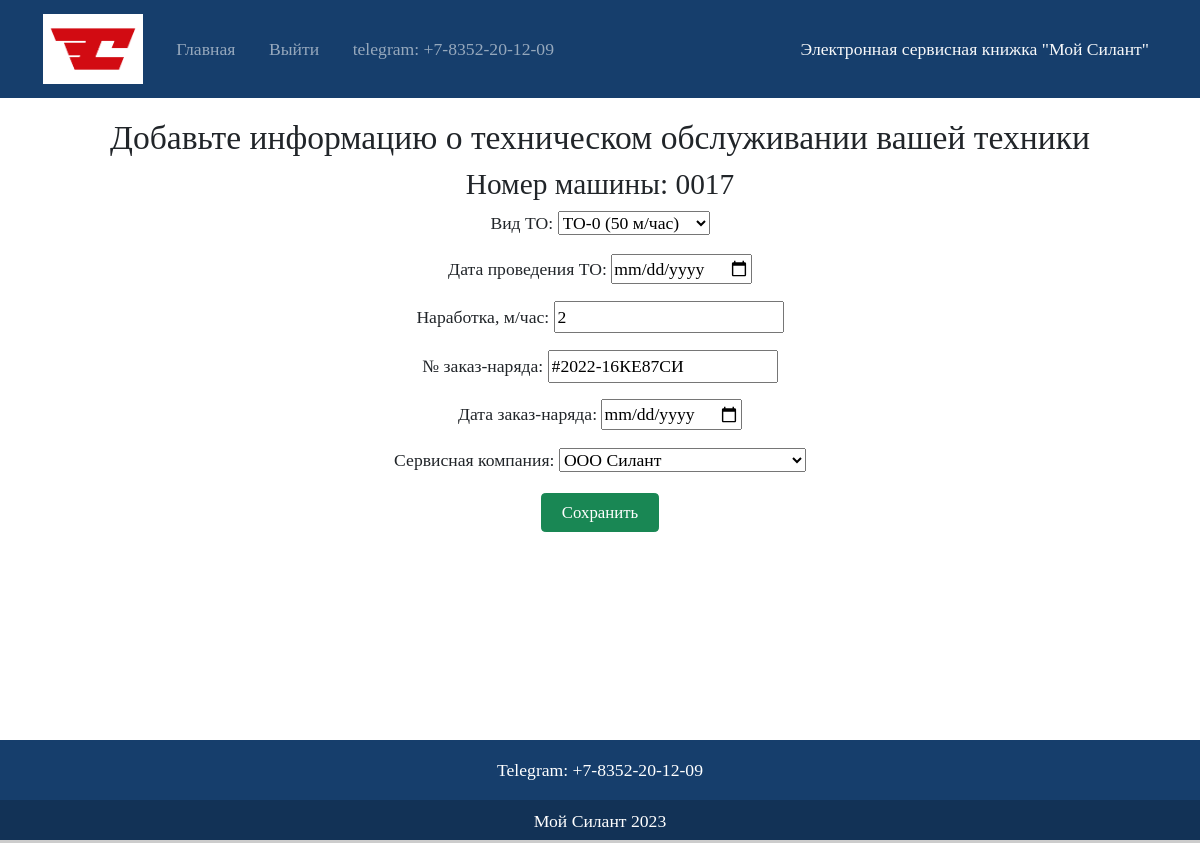
Screenshot of /update/to/9 (signed in) with the database file from the repository.
### base/models.py (models this page shows, shortened)
class Machine(models.Model):
    number = models.CharField(max_length=50, unique=True, verbose_name='Зав. № машины')
    tech_model = models.ForeignKey('Spravochnik', on_delete=models.CASCADE,
                                   related_name='techs',
                                   limit_choices_to={'type_name': 'TC'},
                                   verbose_name='Модель техники')
    eng_model = models.ForeignKey('Spravochnik', on_delete=models.CASCADE,
                                  related_name='engines',
                                  limit_choices_to={'type_name': 'EN'},
                                  verbose_name='Модель двигателя')
    eng_num = models.CharField(max_length=50, unique=True, verbose_name='Зав. № двигателя')
    tran_model = models.ForeignKey('Spravochnik', on_delete=models.CASCADE,
                                   related_name='trans',
                                   limit_choices_to={'type_name': 'TR'},
                                   verbose_name='Модель трансмиссии')
    tran_num = models.CharField(max_length=50, unique=True, verbose_name='Зав. № трансмиссии')
    drive_axle = models.ForeignKey('Spravochnik', on_delete=models.CASCADE,
                                   related_name='drives',
                                   limit_choices_to={'type_name': 'DA'},
                                   verbose_name='Модель ведущего моста')
    drive_num = models.CharField(max_length=50, unique=True, verbose_name='Зав. № ведущего моста')
    steer_axle = models.ForeignKey('Spravochnik', on_delete=models.CASCADE,
                                   related_name='steers',
                                   limit_choices_to={'type_name': 'SA'},
                                   verbose_name='Модель управляемого моста')
    steer_num = models.CharField(max_length=50, unique=True, verbose_name='Зав. № управляемого моста')
    dogovor = models.CharField(max_length=126, verbose_name='Договор поставки №, дата')
    shipping_date = models.DateField(verbose_name='Дата отгрузки с завода')
    consumer = models.CharField(max_length=126, verbose_name='Грузополучатель (конечный потребитель)')
    address = models.CharField(max_length=126, verbose_name='Адрес поставки (эксплуатации)')
    package = models.TextField(default="Стандарт", verbose_name='Комплектация (доп. опции)')
    client = models.ForeignKey(UserProfile, on_delete=models.CASCADE,
                               related_name='clients',
                               limit_choices_to={'user__groups__name': 'Клиент'},
                               verbose_name='Клиент')
    service = models.ForeignKey('Spravochnik', on_delete=models.CASCADE,
                                related_name='service_machines',
                                limit_choices_to={'type_name': 'SR'},
                                verbose_name='Сервисная компания')
    class Meta:
        verbose_name = 'Машина'
        verbose_name_plural = 'Машины'
    def __str__(self):
        return 'Номер машины: {}'.format(self.number)

class TO(models.Model):
    machine = models.ForeignKey('Machine', on_delete=models.CASCADE,
                                related_name='machine_to',
                                verbose_name='Машина')
    type = models.ForeignKey('Spravochnik', on_delete=models.CASCADE,
                             related_name='types',
                             limit_choices_to={'type_name': 'TO'},
                             verbose_name='Вид ТО')
    to_date = models.DateField(verbose_name='Дата проведения ТО')
    operating = models.IntegerField(default=0, verbose_name='Наработка, м/час')
    order_num = models.CharField(max_length=50, verbose_name='№ заказ-наряда')
    order_date = models.DateField(verbose_name='Дата заказ-наряда')
    service = models.ForeignKey('Spravochnik', on_delete=models.CASCADE,
                                related_name='service_to',
                                limit_choices_to={'type_name': 'SR'},
                                verbose_name='Сервисная компания')
    class Meta:
        verbose_name = 'Техническое обслуживание'
        verbose_name_plural = 'Технические обслуживания'

### base/views.py (the view, shortened to what this page needs)
# urls.py: path('update/to/<int:pk>', TOUpdateView.as_view(), name='to_update'),
class TOUpdateView(LoginRequiredMixin, UpdateView):
    model = TO
    template_name = 'to_create.html'
    form_class = TOForm
    def get_object(self, **kwargs):
        id = self.kwargs.get('pk')
        return TO.objects.get(pk=id)
    def get_context_data(self, **kwargs):
        context = super().get_context_data(**kwargs)
        context['machine'] = self.get_object().machine
        return context

### base/forms.py
class TOForm(forms.ModelForm):
    to_date = forms.DateField(
        label='Дата проведения ТО',
        widget=DateInput(attrs= {'type': 'date'}))
    order_date = forms.DateField(
        label='Дата заказ-наряда',
        widget=DateInput(attrs={'type': 'date'}))
    class Meta:
        model = TO
        fields = [
            'type',
            'to_date',
            'operating',
            'order_num',
            'order_date',
            'service',
        ]

### base/models.py (called while the page is built)
    def __str__(self):
        return self.name

### templates/to_create.html (shortened to what this page needs)
{% extends 'layout.html' %}
{% load widget_tweaks %}
{% block content %}
<div class="container">
    <h2>Добавьте информацию о техническом обслуживании вашей техники</h2>
    <h3>{{machine}}</h3>
    <form method="post">
        {{ form.as_p }}
        <button type="submit" class="btn btn-success">Сохранить</button>
    </form>
</div>
{% endblock content %}

### static/static_files/css/custom.css (style rules this page uses)
html, body { height: 100%; margin: 0; font-family: "PT-Astra-Sans"; font-weight: 500; font-size: 1.05rem; }
.btn { padding: 6px 20px; margin: 3px; }

### rows the page displays
Machine: number "Номер машины: 0017"
TO: type "ТО-0 (50 м/час)", operating "2", order_num "#2022-16КЕ87СИ", service "ООО Силант"
